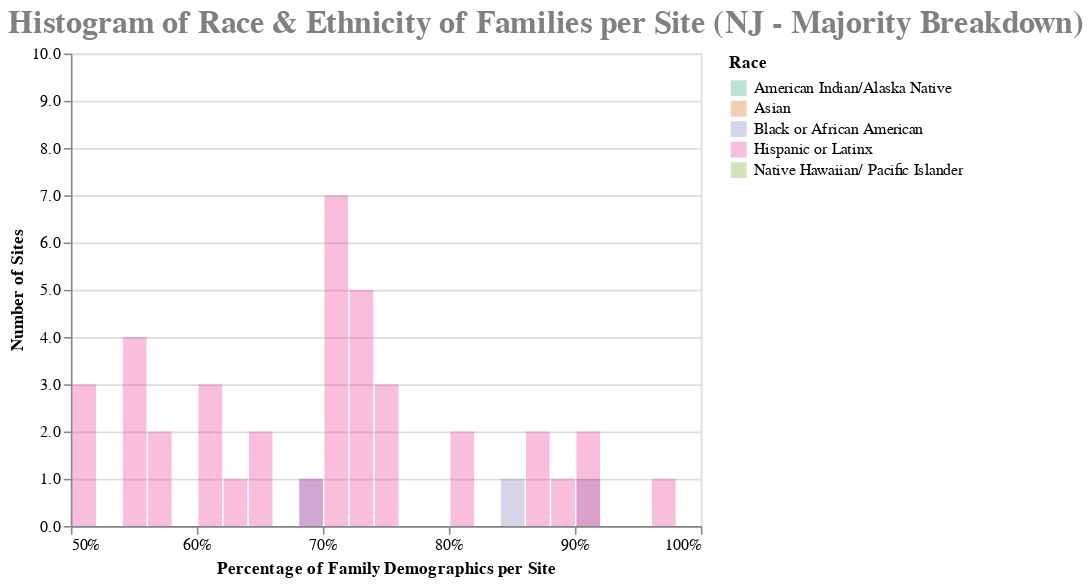

Notebook source saved alongside this figure:
### Code cell
chart = alt.Chart(source).transform_fold(
    list_race,
    as_=['Race', 'Percentage']
).mark_bar(
    opacity=.3,
    binSpacing=1,
    clip=True
).encode(
    x = alt.X('Percentage:Q', bin=alt.Bin(maxbins=50),scale=alt.Scale(domain=(.5, 1)),  axis=alt.Axis(format='%', title='Percentage of Family Demographics per Site',  values=x_axis_ticks)),
    y = alt.Y('count()', stack=None, scale=alt.Scale(domain=(0, 10)), axis=alt.Axis(title='Number of Sites', values=y_axis_ticks)),
    color = alt.Color('Race:N', scale=alt.Scale(scheme='dark2'))

).properties(
    title=title_name_breakdown
)


chart.configure_title(
    fontSize=20,
    font='Tahoma',
    anchor='start',
    color='gray'
)

### Figure 1 — Vega-Lite specification as saved in the notebook (floating-point values rounded to 4 significant figures)
{"config": {"view": {"continuousWidth": 400, "continuousHeight": 300}, "title": {"anchor": "start", "color": "gray", "font": "Tahoma", "fontSize": 20}}, "data": {"name": "data-5c16ab5142b03c36ead1bba7ee0f7b8c"}, "mark": {"type": "bar", "binSpacing": 1, "clip": true, "opacity": 0.3}, "encoding": {"color": {"field": "Race", "scale": {"scheme": "dark2"}, "type": "nominal"}, "x": {"axis": {"format": "%", "title": "Percentage of Family Demographics per Site", "values": [0.0, 0.1, 0.2, 0.3, 0.4, 0.5, 0.6, 0.7, 0.8, 0.9, 1.0]}, "bin": {"maxbins": 50}, "field": "Percentage", "scale": {"domain": [0.5, 1]}, "type": "quantitative"}, "y": {"aggregate": "count", "axis": {"title": "Number of Sites", "values": [0.0, 1.0, 2.0, 3.0, 4.0, 5.0, 6.0, 7.0, 8.0, 9.0, 10.0, 11.0, 12.0, 13.0, 14.0, 15.0, 16.0, 17.0, 18.0, 19.0, 20.0]}, "scale": {"domain": [0, 10]}, "stack": null, "type": "quantitative"}}, "title": "Histogram of Race & Ethnicity of Families per Site (NJ - Majority Breakdown)", "transform": [{"fold": ["Black or African American", "Hispanic or Latinx", "American Indian/Alaska Native", "Asian", "Native Hawaiian/ Pacific Islander"], "as": ["Race", "Percentage"]}], "$schema": "https://vega.github.io/schema/vega-lite/v4.17.0.json", "datasets": {"data-5c16ab5142b03c36ead1bba7ee0f7b8c": [{"Black or African American": 0.21, "Hispanic or Latinx": 0.5, "American Indian/Alaska Native": 0.0, "Asian": 0.0, "Native Hawaiian/ Pacific Islander": 0.0, "Total BIPOC": 0.71}, {"Black or African American": 0.25, "Hispanic or Latinx": 0.0, "American Indian/Alaska Native": 0.15, "Asian": 0.2, "Native Hawaiian/ Pacific Islander": 0.0, "Total BIPOC": 0.6}, {"Black or African American": 0.25, "Hispanic or Latinx": 0.0, "American Indian/Alaska Native": 0.15, "Asian": 0.2, "Native Hawaiian/ Pacific Islander": 0.0, "Total BIPOC": 0.6}, {"Black or African American": 0.25, "Hispanic or Latinx": 0.0, "American Indian/Alaska Native": 0.15, "Asian": 0.2, "Native Hawaiian/ Pacific Islander": 0.0, "Total BIPOC": 0.6}, {"Black or African American": 0.25, "Hispanic or Latinx": 0.0, "American Indian/Alaska Native": 0.15, "Asian": 0.2, "Native Hawaiian/ Pacific Islander": 0.0, "Total BIPOC": 0.6}, {"Black or African American": 0.25, "Hispanic or Latinx": 0.0, "American Indian/Alaska Native": 0.15, "Asian": 0.2, "Native Hawaiian/ Pacific Islander": 0.0, "Total BIPOC": 0.6}, {"Black or African American": 0.25, "Hispanic or Latinx": 0.0, "American Indian/Alaska Native": 0.15, "Asian": 0.2, "Native Hawaiian/ Pacific Islander": 0.0, "Total BIPOC": 0.6}, {"Black or African American": 0.3, "Hispanic or Latinx": 0.6, "American Indian/Alaska Native": 0.0, "Asian": 0.1, "Native Hawaiian/ Pacific Islander": 0.0, "Total BIPOC": 1.0}, {"Black or African American": 0.45, "Hispanic or Latinx": 0.4, "American Indian/Alaska Native": 0.0, "Asian": 0.03, "Native Hawaiian/ Pacific Islander": 0.0, "Total BIPOC": 0.88}, {"Black or African American": 0.45, "Hispanic or Latinx": 0.4, "American Indian/Alaska Native": 0.0, "Asian": 0.03, "Native Hawaiian/ Pacific Islander": 0.0, "Total BIPOC": 0.88}, {"Black or African American": 0.18, "Hispanic or Latinx": 0.6, "American Indian/Alaska Native": 0.0, "Asian": 0.0, "Native Hawaiian/ Pacific Islander": 0.0, "Total BIPOC": 0.78}, {"Black or African American": 0.25, "Hispanic or Latinx": 0.65, "American Indian/Alaska Native": 0.0, "Asian": 0.0, "Native Hawaiian/ Pacific Islander": 0.0, "Total BIPOC": 0.9}, {"Black or African American": 0.4, "Hispanic or Latinx": 0.5, "American Indian/Alaska Native": 0.0, "Asian": 0.0, "Native Hawaiian/ Pacific Islander": 0.0, "Total BIPOC": 0.9}, {"Black or African American": 0.05, "Hispanic or Latinx": 0.88, "American Indian/Alaska Native": 0.0, "Asian": 0.02, "Native Hawaiian/ Pacific Islander": 0.0, "Total BIPOC": 0.95}, {"Black or African American": 0.15, "Hispanic or Latinx": 0.75, "American Indian/Alaska Native": 0.0, "Asian": 0.0, "Native Hawaiian/ Pacific Islander": 0.0, "Total BIPOC": 0.9}, {"Black or African American": 0.45, "Hispanic or Latinx": 0.4, "American Indian/Alaska Native": 0.0, "Asian": 0.05, "Native Hawaiian/ Pacific Islander": 0.0, "Total BIPOC": 0.9}, {"Black or African American": 0.2, "Hispanic or Latinx": 0.7, "American Indian/Alaska Native": 0.0, "Asian": 0.05, "Native Hawaiian/ Pacific Islander": 0.0, "Total BIPOC": 0.95}, {"Black or African American": 0.25, "Hispanic or Latinx": 0.55, "American Indian/Alaska Native": 0.0, "Asian": 0.0, "Native Hawaiian/ Pacific Islander": 0.0, "Total BIPOC": 0.8}, {"Black or African American": 0.03, "Hispanic or Latinx": 0.86, "American Indian/Alaska Native": 0.0, "Asian": 0.02, "Native Hawaiian/ Pacific Islander": 0.0, "Total BIPOC": 0.91}, {"Black or African American": 0.14, "Hispanic or Latinx": 0.73, "American Indian/Alaska Native": 0.0, "Asian": 0.04, "Native Hawaiian/ Pacific Islander": 0.0, "Total BIPOC": 0.91}, {"Black or African American": 0.14, "Hispanic or Latinx": 0.73, "American Indian/Alaska Native": 0.0, "Asian": 0.04, "Native Hawaiian/ Pacific Islander": 0.0, "Total BIPOC": 0.91}, {"Black or African American": 0.14, "Hispanic or Latinx": 0.73, "American Indian/Alaska Native": 0.0, "Asian": 0.04, "Native Hawaiian/ Pacific Islander": 0.0, "Total BIPOC": 0.91}, {"Black or African American": 0.14, "Hispanic or Latinx": 0.73, "American Indian/Alaska Native": 0.0, "Asian": 0.04, "Native Hawaiian/ Pacific Islander": 0.0, "Total BIPOC": 0.91}, {"Black or African American": 0.2, "Hispanic or Latinx": 0.69, "American Indian/Alaska Native": 0.0, "Asian": 0.0, "Native Hawaiian/ Pacific Islander": 0.0, "Total BIPOC": 0.89}, {"Black or African American": 0.18, "Hispanic or Latinx": 0.0, "American Indian/Alaska Native": 0.0, "Asian": 0.0, "Native Hawaiian/ Pacific Islander": 0.0, "Total BIPOC": 0.18}, {"Black or African American": 0.0, "Hispanic or Latinx": 0.0, "American Indian/Alaska Native": 0.0, "Asian": 0.0, "Native Hawaiian/ Pacific Islander": 0.0, "Total BIPOC": 0.0}, {"Black or African American": 0.37, "Hispanic or Latinx": 0.0, "American Indian/Alaska Native": 0.08, "Asian": 0.0, "Native Hawaiian/ Pacific Islander": 0.0, "Total BIPOC": 0.45}, {"Black or African American": 0.3, "Hispanic or Latinx": 0.3, "American Indian/Alaska Native": 0.0, "Asian": 0.1, "Native Hawaiian/ Pacific Islander": 0.0, "Total BIPOC": 0.7}, {"Black or African American": 0.3, "Hispanic or Latinx": 0.2, "American Indian/Alaska Native": 0.0, "Asian": 0.1, "Native Hawaiian/ Pacific Islander": 0.0, "Total BIPOC": 0.6}, {"Black or African American": 0.0, "Hispanic or Latinx": 0.4, "American Indian/Alaska Native": 0.0, "Asian": 0.0, "Native Hawaiian/ Pacific Islander": 0.0, "Total BIPOC": 0.4}, {"Black or African American": 0.34, "Hispanic or Latinx": 0.0, "American Indian/Alaska Native": 0.0, "Asian": 0.03, "Native Hawaiian/ Pacific Islander": 0.0, "Total BIPOC": 0.37}, {"Black or African American": 0.3, "Hispanic or Latinx": 0.31, "American Indian/Alaska Native": 0.01, "Asian": 0.01, "Native Hawaiian/ Pacific Islander": 0.01, "Total BIPOC": 0.64}, {"Black or African American": 0.3, "Hispanic or Latinx": 0.31, "American Indian/Alaska Native": 0.01, "Asian": 0.01, "Native Hawaiian/ Pacific Islander": 0.01, "Total BIPOC": 0.64}, {"Black or African American": 0.3, "Hispanic or Latinx": 0.31, "American Indian/Alaska Native": 0.01, "Asian": 0.01, "Native Hawaiian/ Pacific Islander": 0.01, "Total BIPOC": 0.64}, {"Black or African American": 0.3, "Hispanic or Latinx": 0.31, "American Indian/Alaska Native": 0.01, "Asian": 0.01, "Native Hawaiian/ Pacific Islander": 0.01, "Total BIPOC": 0.64}, {"Black or African American": 0.3, "Hispanic or Latinx": 0.31, "American Indian/Alaska Native": 0.01, "Asian": 0.01, "Native Hawaiian/ Pacific Islander": 0.01, "Total BIPOC": 0.64}, {"Black or African American": 0.3, "Hispanic or Latinx": 0.31, "American Indian/Alaska Native": 0.01, "Asian": 0.01, "Native Hawaiian/ Pacific Islander": 0.01, "Total BIPOC": 0.64}, {"Black or African American": 0.0, "Hispanic or Latinx": 0.7, "American Indian/Alaska Native": 0.0, "Asian": 0.0, "Native Hawaiian/ Pacific Islander": 0.0, "Total BIPOC": 0.7}, {"Black or African American": 0.0, "Hispanic or Latinx": 0.7, "American Indian/Alaska Native": 0.0, "Asian": 0.0, "Native Hawaiian/ Pacific Islander": 0.0, "Total BIPOC": 0.7}, {"Black or African American": 0.49, "Hispanic or Latinx": 0.49, "American Indian/Alaska Native": 0.0, "Asian": 0.0, "Native Hawaiian/ Pacific Islander": 0.0, "Total BIPOC": 0.98}, {"Black or African American": 0.15, "Hispanic or Latinx": 0.8, "American Indian/Alaska Native": 0.0, "Asian": 0.0, "Native Hawaiian/ Pacific Islander": 0.0, "Total BIPOC": 0.95}, {"Black or African American": 0.85, "Hispanic or Latinx": 0.14, "American Indian/Alaska Native": 0.0, "Asian": 0.0, "Native Hawaiian/ Pacific Islander": 0.0, "Total BIPOC": 0.99}, {"Black or African American": 0.39, "Hispanic or Latinx": 0.3, "American Indian/Alaska Native": 0.0, "Asian": 0.0, "Native Hawaiian/ Pacific Islander": 0.01, "Total BIPOC": 0.7}, {"Black or African American": 0.39, "Hispanic or Latinx": 0.3, "American Indian/Alaska Native": 0.0, "Asian": 0.0, "Native Hawaiian/ Pacific Islander": 0.01, "Total BIPOC": 0.7}, {"Black or African American": 0.39, "Hispanic or Latinx": 0.3, "American Indian/Alaska Native": 0.0, "Asian": 0.0, "Native Hawaiian/ Pacific Islander": 0.01, "Total BIPOC": 0.7}, {"Black or African American": 0.06, "Hispanic or Latinx": 0.81, "American Indian/Alaska Native": 0.0, "Asian": 0.03, "Native Hawaiian/ Pacific Islander": 0.0, "Total BIPOC": 0.9}, {"Black or African American": 0.02, "Hispanic or Latinx": 0.49, "American Indian/Alaska Native": 0.0, "Asian": 0.01, "Native Hawaiian/ Pacific Islander": 0.0, "Total BIPOC": 0.52}, {"Black or African American": 0.05, "Hispanic or Latinx": 0.56, "American Indian/Alaska Native": 0.0, "Asian": 0.01, "Native Hawaiian/ Pacific Islander": 0.0, "Total BIPOC": 0.62}, {"Black or African American": 0.02, "Hispanic or Latinx": 0.73, "American Indian/Alaska Native": 0.0, "Asian": 0.0, "Native Hawaiian/ Pacific Islander": 0.0, "Total BIPOC": 0.75}, {"Black or African American": 0.21, "Hispanic or Latinx": 0.57, "American Indian/Alaska Native": 0.0, "Asian": 0.01, "Native Hawaiian/ Pacific Islander": 0.0, "Total BIPOC": 0.79}, {"Black or African American": 0.08, "Hispanic or Latinx": 0.62, "American Indian/Alaska Native": 0.0, "Asian": 0.06, "Native Hawaiian/ Pacific Islander": 0.04, "Total BIPOC": 0.8}, {"Black or African American": 0.12, "Hispanic or Latinx": 0.74, "American Indian/Alaska Native": 0.0, "Asian": 0.02, "Native Hawaiian/ Pacific Islander": 0.01, "Total BIPOC": 0.89}, {"Black or African American": 0.0, "Hispanic or Latinx": 0.55, "American Indian/Alaska Native": 0.0, "Asian": 0.15, "Native Hawaiian/ Pacific Islander": 0.0, "Total BIPOC": 0.7}, {"Black or African American": 0.15, "Hispanic or Latinx": 0.65, "American Indian/Alaska Native": 0.0, "Asian": 0.1, "Native Hawaiian/ Pacific Islander": 0.0, "Total BIPOC": 0.9}, {"Black or African American": 0.45, "Hispanic or Latinx": 0.2, "American Indian/Alaska Native": 0.0, "Asian": 0.01, "Native Hawaiian/ Pacific Islander": 0.0, "Total BIPOC": 0.66}, {"Black or African American": 0.0, "Hispanic or Latinx": 0.0, "American Indian/Alaska Native": 0.0, "Asian": 0.0, "Native Hawaiian/ Pacific Islander": 0.0, "Total BIPOC": 0.0}, {"Black or African American": 0.31, "Hispanic or Latinx": 0.0, "American Indian/Alaska Native": 0.03, "Asian": 0.0, "Native Hawaiian/ Pacific Islander": 0.0, "Total BIPOC": 0.34}, {"Black or African American": 0.45, "Hispanic or Latinx": 0.45, "American Indian/Alaska Native": 0.0, "Asian": 0.02, "Native Hawaiian/ Pacific Islander": 0.0, "Total BIPOC": 0.92}, {"Black or African American": 0.25, "Hispanic or Latinx": 0.25, "American Indian/Alaska Native": 0.0, "Asian": 0.0, "Native Hawaiian/ Pacific Islander": 0.0, "Total BIPOC": 0.5}, {"Black or African American": 0.3, "Hispanic or Latinx": 0.4, "American Indian/Alaska Native": 0.0, "Asian": 0.0, "Native Hawaiian/ Pacific Islander": 0.0, "Total BIPOC": 0.7}, {"Black or African American": 0.0, "Hispanic or Latinx": 0.0, "American Indian/Alaska Native": 0.0, "Asian": 0.0, "Native Hawaiian/ Pacific Islander": 0.0, "Total BIPOC": 0.0}, {"Black or African American": 0.9, "Hispanic or Latinx": 0.08, "American Indian/Alaska Native": 0.0, "Asian": 0.01, "Native Hawaiian/ Pacific Islander": 0.0, "Total BIPOC": 0.99}, {"Black or African American": 0.0, "Hispanic or Latinx": 0.55, "American Indian/Alaska Native": 0.0, "Asian": 0.3, "Native Hawaiian/ Pacific Islander": 0.0, "Total BIPOC": 0.85}, {"Black or African American": 0.1, "Hispanic or Latinx": 0.7, "American Indian/Alaska Native": 0.0, "Asian": 0.03, "Native Hawaiian/ Pacific Islander": 0.0, "Total BIPOC": 0.83}, {"Black or African American": 0.03, "Hispanic or Latinx": 0.86, "American Indian/Alaska Native": 0.0, "Asian": 0.02, "Native Hawaiian/ Pacific Islander": 0.0, "Total BIPOC": 0.91}, {"Black or African American": 0.15, "Hispanic or Latinx": 0.35, "American Indian/Alaska Native": 0.05, "Asian": 0.15, "Native Hawaiian/ Pacific Islander": 0.05, "Total BIPOC": 0.75}, {"Black or African American": 0.0, "Hispanic or Latinx": 0.9, "American Indian/Alaska Native": 0.0, "Asian": 0.0, "Native Hawaiian/ Pacific Islander": 0.0, "Total BIPOC": 0.9}, {"Black or African American": 0.1, "Hispanic or Latinx": 0.3, "American Indian/Alaska Native": 0.0, "Asian": 0.2, "Native Hawaiian/ Pacific Islander": 0.0, "Total BIPOC": 0.6}, {"Black or African American": 0.15, "Hispanic or Latinx": 0.4, "American Indian/Alaska Native": 0.0, "Asian": 0.03, "Native Hawaiian/ Pacific Islander": 0.0, "Total BIPOC": 0.58}, {"Black or African American": 0.69, "Hispanic or Latinx": 0.3, "American Indian/Alaska Native": 0.0, "Asian": 0.0, "Native Hawaiian/ Pacific Islander": 0.0, "Total BIPOC": 0.99}, {"Black or African American": 0.01, "Hispanic or Latinx": 0.97, "American Indian/Alaska Native": 0.0, "Asian": 0.01, "Native Hawaiian/ Pacific Islander": 0.0, "Total BIPOC": 0.99}, {"Black or African American": 0.36, "Hispanic or Latinx": 0.0, "American Indian/Alaska Native": 0.0, "Asian": 0.01, "Native Hawaiian/ Pacific Islander": 0.0, "Total BIPOC": 0.37}, {"Black or African American": 0.36, "Hispanic or Latinx": 0.0, "American Indian/Alaska Native": 0.0, "Asian": 0.01, "Native Hawaiian/ Pacific Islander": 0.0, "Total BIPOC": 0.37}, {"Black or African American": 0.36, "Hispanic or Latinx": 0.0, "American Indian/Alaska Native": 0.0, "Asian": 0.01, "Native Hawaiian/ Pacific Islander": 0.0, "Total BIPOC": 0.37}, {"Black or African American": 0.45, "Hispanic or Latinx": 0.5, "American Indian/Alaska Native": 0.0, "Asian": 0.0, "Native Hawaiian/ Pacific Islander": 0.0, "Total BIPOC": 0.95}, {"Black or African American": 0.25, "Hispanic or Latinx": 0.7, "American Indian/Alaska Native": 0.0, "Asian": 0.0, "Native Hawaiian/ Pacific Islander": 0.0, "Total BIPOC": 0.95}, {"Black or African American": 0.25, "Hispanic or Latinx": 0.2, "American Indian/Alaska Native": 0.0, "Asian": 0.17, "Native Hawaiian/ Pacific Islander": 0.0, "Total BIPOC": 0.62}, {"Black or African American": 0.14, "Hispanic or Latinx": 0.0, "American Indian/Alaska Native": 0.14, "Asian": 0.03, "Native Hawaiian/ Pacific Islander": 0.0, "Total BIPOC": 0.31}, {"Black or African American": 0.1, "Hispanic or Latinx": 0.42, "American Indian/Alaska Native": 0.0, "Asian": 0.02, "Native Hawaiian/ Pacific Islander": 0.0, "Total BIPOC": 0.54}, {"Black or African American": 0.03, "Hispanic or Latinx": 0.9, "American Indian/Alaska Native": 0.0, "Asian": 0.02, "Native Hawaiian/ Pacific Islander": 0.0, "Total BIPOC": 0.95}, {"Black or African American": 0.25, "Hispanic or Latinx": 0.25, "American Indian/Alaska Native": 0.0, "Asian": 0.0, "Native Hawaiian/ Pacific Islander": 0.0, "Total BIPOC": 0.5}, {"Black or African American": 0.43, "Hispanic or Latinx": 0.54, "American Indian/Alaska Native": 0.0, "Asian": 0.0, "Native Hawaiian/ Pacific Islander": 0.0, "Total BIPOC": 0.97}, {"Black or African American": 0.21, "Hispanic or Latinx": 0.0, "American Indian/Alaska Native": 0.0, "Asian": 0.07, "Native Hawaiian/ Pacific Islander": 0.0, "Total BIPOC": 0.28}, {"Black or African American": 0.25, "Hispanic or Latinx": 0.25, "American Indian/Alaska Native": 0.0, "Asian": 0.05, "Native Hawaiian/ Pacific Islander": 0.0, "Total BIPOC": 0.55}, {"Black or African American": 0.25, "Hispanic or Latinx": 0.2, "American Indian/Alaska Native": 0.0, "Asian": 0.1, "Native Hawaiian/ Pacific Islander": 0.0, "Total BIPOC": 0.55}, {"Black or African American": 0.25, "Hispanic or Latinx": 0.7, "American Indian/Alaska Native": 0.0, "Asian": 0.0, "Native Hawaiian/ Pacific Islander": 0.0, "Total BIPOC": 0.95}, {"Black or African American": 0.35, "Hispanic or Latinx": 0.0, "American Indian/Alaska Native": 0.0, "Asian": 0.2, "Native Hawaiian/ Pacific Islander": 0.0, "Total BIPOC": 0.55}, {"Black or African American": 0.35, "Hispanic or Latinx": 0.3, "American Indian/Alaska Native": 0.0, "Asian": 0.2, "Native Hawaiian/ Pacific Islander": 0.0, "Total BIPOC": 0.85}, {"Black or African American": 0.2, "Hispanic or Latinx": 0.75, "American Indian/Alaska Native": 0.0, "Asian": 0.0, "Native Hawaiian/ Pacific Islander": 0.0, "Total BIPOC": 0.95}, {"Black or African American": 0.45, "Hispanic or Latinx": 0.45, "American Indian/Alaska Native": 0.0, "Asian": 0.0, "Native Hawaiian/ Pacific Islander": 0.0, "Total BIPOC": 0.9}, {"Black or African American": 0.25, "Hispanic or Latinx": 0.1, "American Indian/Alaska Native": 0.0, "Asian": 0.15, "Native Hawaiian/ Pacific Islander": 0.0, "Total BIPOC": 0.5}, {"Black or African American": 0.05, "Hispanic or Latinx": 0.7, "American Indian/Alaska Native": 0.0, "Asian": 0.0, "Native Hawaiian/ Pacific Islander": 0.0, "Total BIPOC": 0.75}, {"Black or African American": 0.17, "Hispanic or Latinx": 0.0, "American Indian/Alaska Native": 0.01, "Asian": 0.03, "Native Hawaiian/ Pacific Islander": 0.0, "Total BIPOC": 0.21}, {"Black or African American": 0.3, "Hispanic or Latinx": 0.6, "American Indian/Alaska Native": 0.0, "Asian": 0.0, "Native Hawaiian/ Pacific Islander": 0.0, "Total BIPOC": 0.9}, {"Black or African American": 0.2, "Hispanic or Latinx": 0.2, "American Indian/Alaska Native": 0.0, "Asian": 0.05, "Native Hawaiian/ Pacific Islander": 0.0, "Total BIPOC": 0.45}, {"Black or African American": 0.4, "Hispanic or Latinx": 0.4, "American Indian/Alaska Native": 0.0, "Asian": 0.0, "Native Hawaiian/ Pacific Islander": 0.0, "Total BIPOC": 0.8}, {"Black or African American": 0.4, "Hispanic or Latinx": 0.4, "American Indian/Alaska Native": 0.0, "Asian": 0.0, "Native Hawaiian/ Pacific Islander": 0.0, "Total BIPOC": 0.8}, {"Black or African American": 0.11, "Hispanic or Latinx": 0.31, "American Indian/Alaska Native": 0.0, "Asian": 0.02, "Native Hawaiian/ Pacific Islander": 0.0, "Total BIPOC": 0.44}]}}
